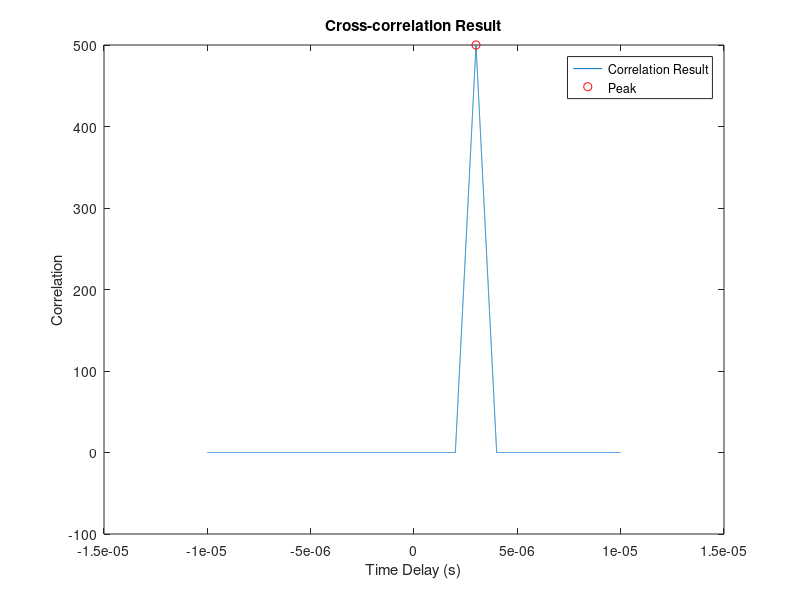

MATLAB code for this plot:

ts = 1e-9; 
T = 1e-5;  
tau = 1e-6; 

t = 0:ts:T;
tlen = length(t);
sent = zeros(1,tlen);
sent(1:round(tau/ts)) = 1;

R = 450; 
a = 0.5;
c = 3e8; 

td = 2 * R / c;

received = circshift(0.5*sent, round(td/ts));


correlation_result = xcorr(received, sent);


correlation_t = -T:ts:T;

figure;

plot(correlation_t, correlation_result);
xlabel('Time Delay (s)');
ylabel('Correlation');
title('Cross-correlation Result');
hold on;


[max_corr, max_idx] = max(correlation_result);
plot(correlation_t(max_idx), max_corr, 'ro');
legend('Correlation Result', 'Peak');


time_delay = correlation_t(max_idx);
estimated_R = time_delay * c / 2;

disp(['Estimated Distance (R): ', num2str(estimated_R), ' meters']);
